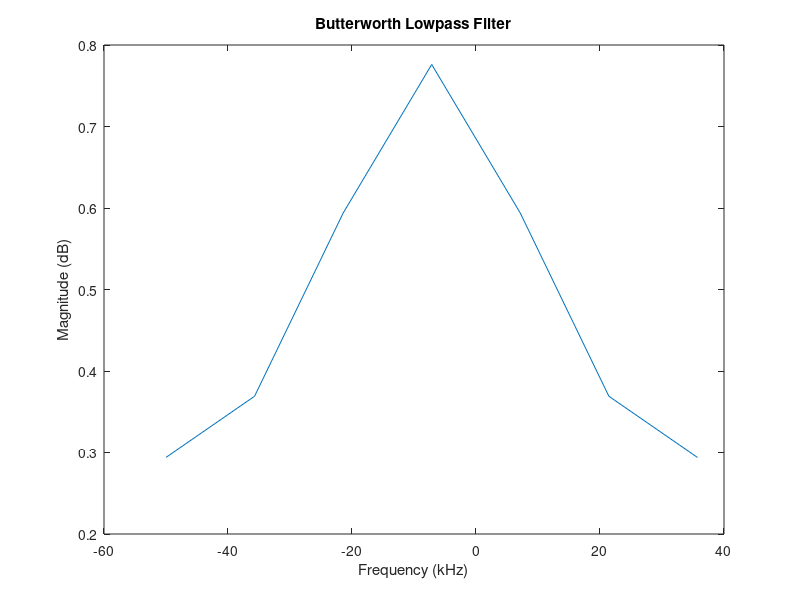
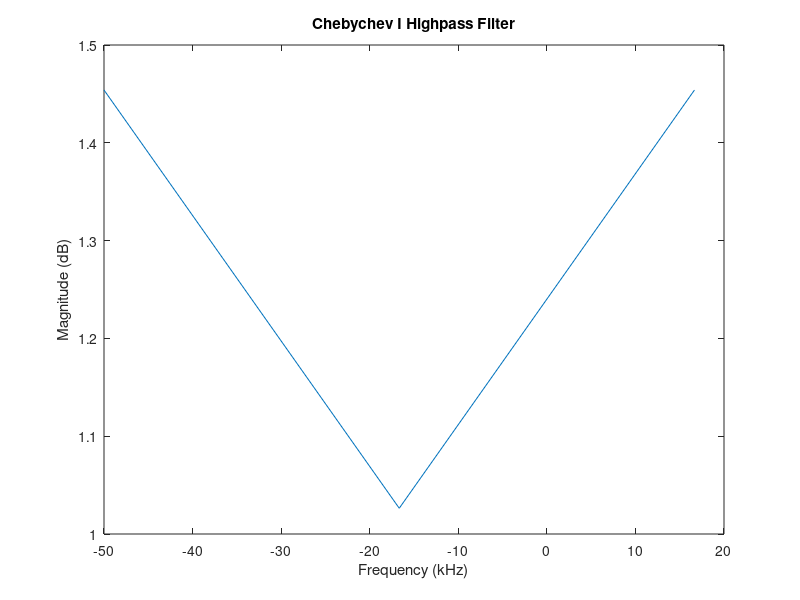
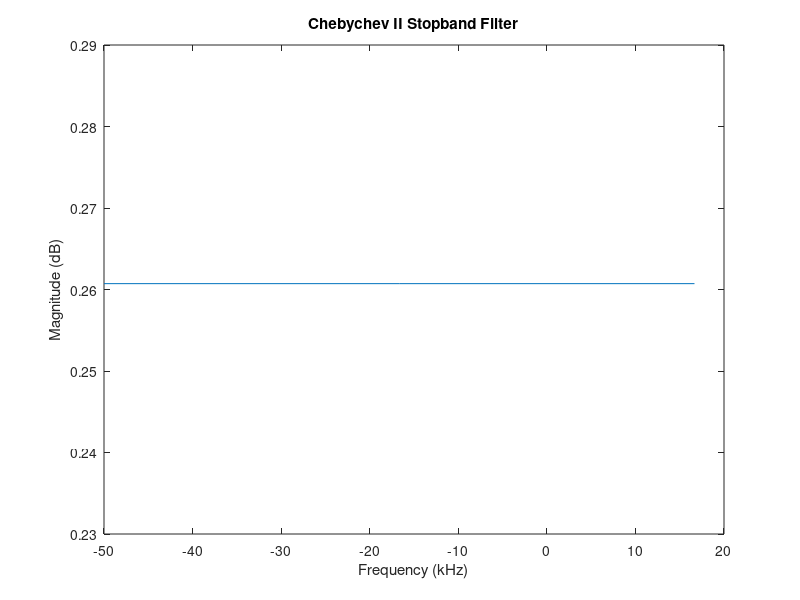
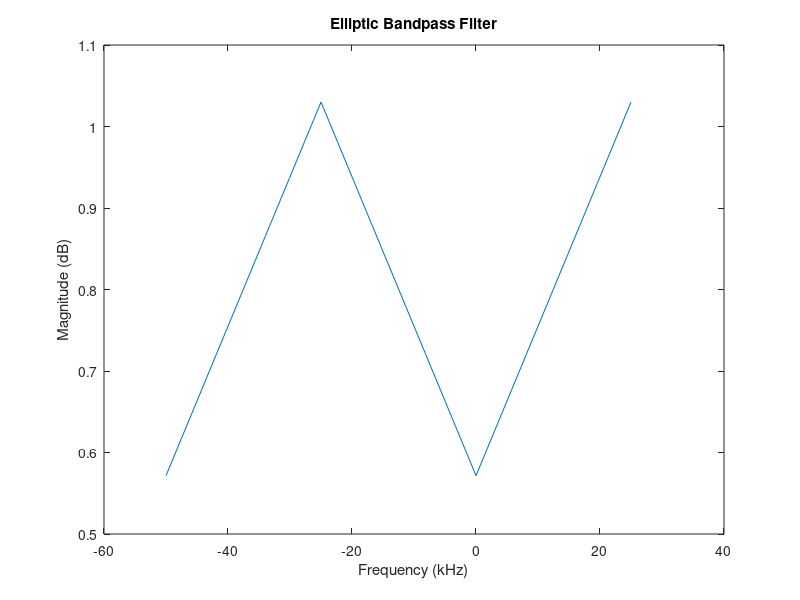

Here is the MATLAB script that generated these plots, in order:

%Yuval Epstain Ofek - MATLAB HW 7
clear
close all
clc
%%
%%%1. Generate a signal that consists of a sum of sine waves of frequencies 1 to 50 kHz. Set t to be
%%% from 0 to 2 seconds, using an interval of 10µs.
t = 0:10^(-5):0.001;
f = (1:50)*1000;
signal = sum(sin(2*pi*f'.*t), 1);

%%
%%%2. Create a Butterworth lowpass filter with a sampling frequency of Fs = 100 kHz, a passband
%%%frequency of Fpass = 10 kHz, a stopband frequency of Fstop = 20 kHz, a passband attenuation of
%%%Apass = 5dB, and a stopband attenuation of Astop = 50dB.

Fs = 100;       %Leaving in kHz as freq will be normalized
Fpass = 10;
Fstop = 20;
Apass = 5;
Astop = 50;

%Generate Filter
n = buttord(2*Fpass/Fs, 2*Fstop/Fs, Apass, Astop);
[b, a] = butter(n, 2*Fpass/Fs);
%Filter
y = filter(b, a, signal);
%Take FFT
FFTy = fft(y, n);
FFTy = fftshift(abs(FFTy))/n;

F = Fs.*(-n/2:n/2-1)/n;
%Plotting
figure
plot(F,FFTy);
title('Butterworth Lowpass Filter');
xlabel('Frequency (kHz)');
ylabel('Magnitude (dB)');
%%
%%%3. Create a Chebychev I highpass filter with a sampling frequency of Fs = 100 kHz, a passband
%%%frequency of Fpass = 35 kHz, a stopband frequency of Fstop = 15 kHz, a passband attenuation of
%%%Apass = 2dB, and a stopband attenuation of Astop = 40dB.

Fs = 100;       %Leaving in kHz as freq will be normalized
Fpass = 35;
Fstop = 15;
Apass = 2;
Astop = 40;

%Generate Filter
n = cheb1ord(2*Fpass/Fs, 2*Fstop/Fs, Apass, Astop);
[b, a] = cheby1(n,Apass, 2*Fpass/Fs, 'high');
%Filter
y = filter(b, a, signal);
%Take FFT
FFTy = fft(y, n);
FFTy = fftshift(abs(FFTy))/n;

F = Fs.*(-n/2:n/2-1)/n;
%Plotting
figure
plot(F,FFTy);
title('Chebychev I Highpass Filter');
xlabel('Frequency (kHz)');
ylabel('Magnitude (dB)');
%%
%%%4. Create a Chebychev II bandstop filter with a sampling frequency of Fs = 100 kHz, a passband
%%%frequency of below the frequency Fpass1 = 5 kHz and above Fpass2 = 45 kHz, a stopband frequency
%%%of between Fstop1 = 15 kHz Fstop2 = 35kHz, a passband attenuation of Apass = 5dB, and a
%%%stopband attenuation of Astop = 50dB

Fs = 100;       %Leaving in kHz as freq will be normalized
Fpass1 = 5;
Fpass2 = 45;
Fstop1 = 15;
Fstop2 = 35;
Apass = 5;
Astop = 50;

%Generate Filter
n = cheb2ord([2*Fpass1/Fs,2*Fpass2/Fs] , [2*Fstop1/Fs, 2*Fstop2/Fs], Apass, Astop);
[b, a] = cheby2(n,Astop, [2*Fstop1/Fs, 2*Fstop2/Fs], 'stop');
%Filter
y = filter(b, a, signal);
%Take FFT
FFTy = fft(y, n);
FFTy = fftshift(abs(FFTy))/n;

F = Fs.*(-n/2:n/2-1)/n;
%Plotting
figure
plot(F,FFTy);
title('Chebychev II Stopband Filter');
xlabel('Frequency (kHz)');
ylabel('Magnitude (dB)');


%%
%%%5. Create a Elliptic bandpass filter with a sampling frequency of Fs = 100 kHz, a stopband
%%%frequency of below the frequency Fstop1 = 15 kHz and above Fstop2 = 35 kHz, a passband
%%%frequency of between Fpass1 = 20 kHz Fpass2 = 30 kHz, a passband attenuation of Apass = 5dB,
%%%and a stopband attenuation of Astop = 50dB.

Fs = 100;       %Leaving in kHz as freq will be normalized
Fpass1 = 15;
Fpass2 = 35;
Fstop1 = 20;
Fstop2 = 30;
Apass = 5;
Astop = 50;

%Generate Filter
n = ellipord([2*Fpass1/Fs,2*Fpass2/Fs] , [2*Fstop1/Fs, 2*Fstop2/Fs], Apass, Astop);
[b, a] = ellip(n,Apass, Astop, [2*Fpass1/Fs, 2*Fpass2/Fs]);
%Filter
y = filter(b, a, signal);
%Take FFT
FFTy = fft(y, n);
FFTy = fftshift(abs(FFTy))/n;

F = Fs.*(-n/2:n/2-1)/n;
%Plotting
figure
plot(F,FFTy);
title('Elliptic Bandpass Filter');
xlabel('Frequency (kHz)');
ylabel('Magnitude (dB)');
